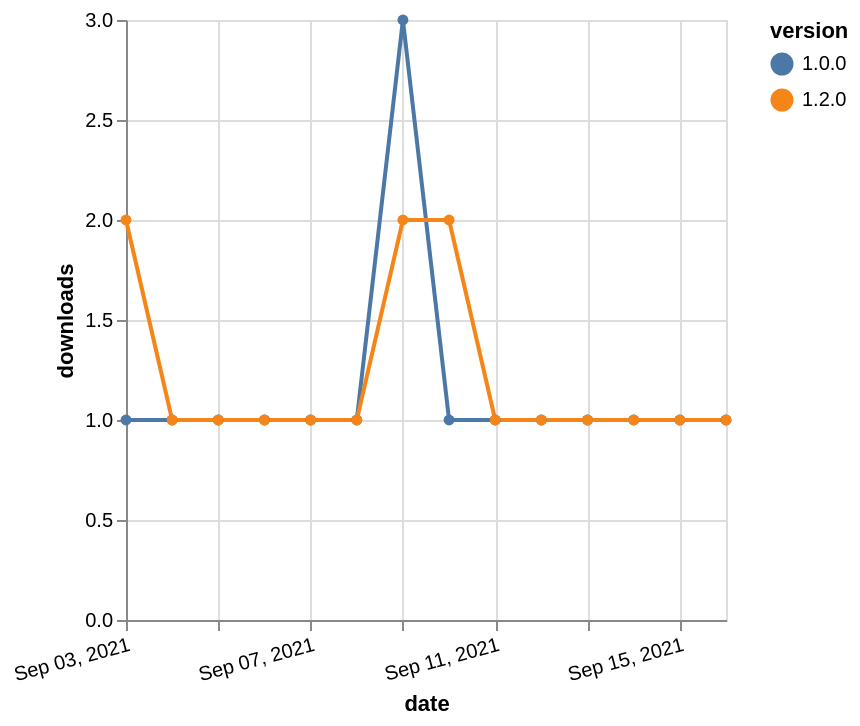

Write the Vega-Lite specification saved for this chart.
### Vega-Lite specification from a JSON file in a GitHub repository (floating-point values rounded to 4 significant figures)
{"$schema": "https://vega.github.io/schema/vega-lite/v5.json", "description": "A simple bar chart with embedded data.", "data": {"values": [{"date": "2021-09-03", "total": 176, "delta": 1, "version": "1.0.0"}, {"date": "2021-09-04", "total": 177, "delta": 1, "version": "1.0.0"}, {"date": "2021-09-05", "total": 178, "delta": 1, "version": "1.0.0"}, {"date": "2021-09-06", "total": 179, "delta": 1, "version": "1.0.0"}, {"date": "2021-09-07", "total": 180, "delta": 1, "version": "1.0.0"}, {"date": "2021-09-08", "total": 181, "delta": 1, "version": "1.0.0"}, {"date": "2021-09-09", "total": 184, "delta": 3, "version": "1.0.0"}, {"date": "2021-09-10", "total": 185, "delta": 1, "version": "1.0.0"}, {"date": "2021-09-11", "total": 186, "delta": 1, "version": "1.0.0"}, {"date": "2021-09-12", "total": 187, "delta": 1, "version": "1.0.0"}, {"date": "2021-09-13", "total": 188, "delta": 1, "version": "1.0.0"}, {"date": "2021-09-14", "total": 189, "delta": 1, "version": "1.0.0"}, {"date": "2021-09-15", "total": 190, "delta": 1, "version": "1.0.0"}, {"date": "2021-09-16", "total": 191, "delta": 1, "version": "1.0.0"}, {"date": "2021-09-03", "total": 126, "delta": 2, "version": "1.2.0"}, {"date": "2021-09-04", "total": 127, "delta": 1, "version": "1.2.0"}, {"date": "2021-09-05", "total": 128, "delta": 1, "version": "1.2.0"}, {"date": "2021-09-06", "total": 129, "delta": 1, "version": "1.2.0"}, {"date": "2021-09-07", "total": 130, "delta": 1, "version": "1.2.0"}, {"date": "2021-09-08", "total": 131, "delta": 1, "version": "1.2.0"}, {"date": "2021-09-09", "total": 133, "delta": 2, "version": "1.2.0"}, {"date": "2021-09-10", "total": 135, "delta": 2, "version": "1.2.0"}, {"date": "2021-09-11", "total": 136, "delta": 1, "version": "1.2.0"}, {"date": "2021-09-12", "total": 137, "delta": 1, "version": "1.2.0"}, {"date": "2021-09-13", "total": 138, "delta": 1, "version": "1.2.0"}, {"date": "2021-09-14", "total": 139, "delta": 1, "version": "1.2.0"}, {"date": "2021-09-15", "total": 140, "delta": 1, "version": "1.2.0"}, {"date": "2021-09-16", "total": 141, "delta": 1, "version": "1.2.0"}]}, "width": "container", "mark": {"type": "line", "point": {"filled": true}}, "encoding": {"x": {"field": "date", "type": "temporal", "timeUnit": "yearmonthdate", "title": "date", "axis": {"labelAngle": -15}}, "y": {"field": "delta", "type": "quantitative", "title": "downloads"}, "color": {"field": "version", "type": "nominal"}, "tooltip": {"field": "delta"}}}
